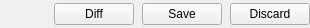
<?xml version="1.0" encoding="UTF-8"?>
<ui version="4.0">
 <class>WidgetsEditingObjectSaveCancelButtons</class>
 <widget class="QWidget" name="WidgetsEditingObjectSaveCancelButtons">
  <property name="geometry">
   <rect>
    <x>0</x>
    <y>0</y>
    <width>310</width>
    <height>28</height>
   </rect>
  </property>
  <property name="windowTitle">
   <string>Form</string>
  </property>
  <layout class="QHBoxLayout" name="horizontalLayout">
   <property name="spacing">
    <number>8</number>
   </property>
   <property name="leftMargin">
    <number>0</number>
   </property>
   <property name="topMargin">
    <number>0</number>
   </property>
   <property name="rightMargin">
    <number>0</number>
   </property>
   <property name="bottomMargin">
    <number>0</number>
   </property>
   <item>
    <spacer name="horizontalSpacer">
     <property name="orientation">
      <enum>Qt::Horizontal</enum>
     </property>
     <property name="sizeHint" stdset="0">
      <size>
       <width>0</width>
       <height>20</height>
      </size>
     </property>
    </spacer>
   </item>
   <item>
    <widget class="QPushButton" name="BtnDiff">
     <property name="text">
      <string>Diff</string>
     </property>
    </widget>
   </item>
   <item>
    <widget class="QPushButton" name="BtnSave">
     <property name="text">
      <string>Save</string>
     </property>
    </widget>
   </item>
   <item>
    <widget class="QPushButton" name="BtnCancel">
     <property name="text">
      <string>Discard</string>
     </property>
    </widget>
   </item>
  </layout>
 </widget>
 <resources/>
 <connections/>
</ui>
